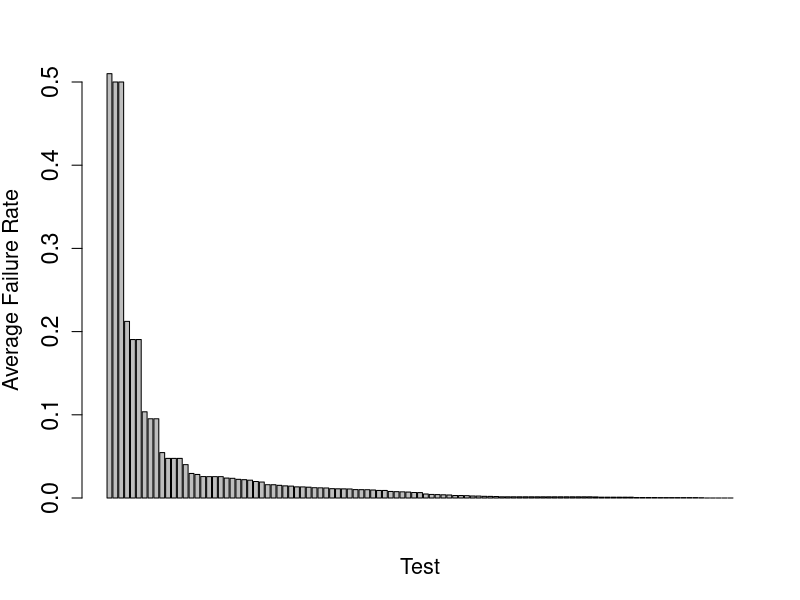

R code for this plot:
#script to produce figure fig:rq2:AverageFlakeRatePerTest

tests=read.table(file="flaky-rate-per-test-order-simplified.csv",sep=',',header=TRUE)
X=split(tests,tests$Test_name)

#average flake rate for 107 tests
# mean for each test:
mean.rate.per.softwareTest=rep(0,length(X))
for (i in 1:length(X)){
  mean.rate.per.softwareTest[i]=mean(X[[i]]$Order_Flake_rate)
}
barplot(sort(mean.rate.per.softwareTest,decreasing=TRUE),ylab="Average Failure Rate",xlab="Test",ylim=c(0,.5),ytick=c(0,.1,.2,.3,.4,.5),cex.lab=1.3,cex.axis=1.4)
